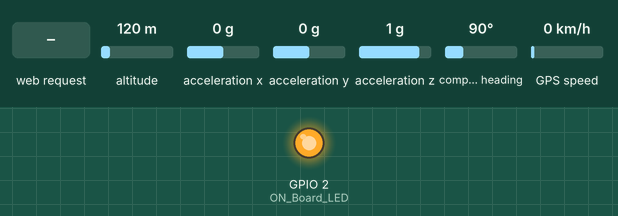
Simulated run of this sketch. Board: ESP8266 (NodeMCU). Shown: output pins drawn as LEDs (lit = HIGH). Inputs (shaded band) come from the test bench; at power-on: acceleration x 0 g, acceleration y 0 g, altitude 120 m, acceleration z 1 g, compass heading 90°, GPS speed 0 km/h. WiFi joins after 1.5 s; servers stay silent unless stated; uploads are accepted with an empty reply; the GPS gets a fix after 3 s at 37.7749, -122.4194 with 8 satellites; what the sketch prints to the serial monitor is not drawn.

Above: at 3.2 s.
3.3 s: HTTP request GET /5/on received
4.8 s: acceleration x set to -1.4 g
7.8 s: acceleration y set to -1.4 g
13.8 s: HTTP request GET /5/off received
At 14.8 s:
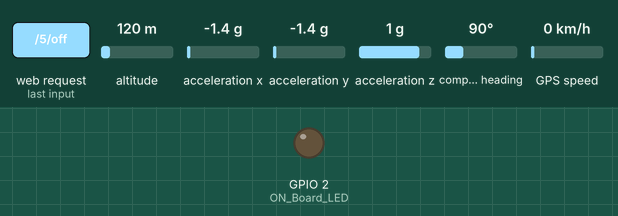
15.5 s: HTTP request GET /macros/s/ received
Timing chart, 0 to 18.0 s (numbered marks = the images above; inputs shaded):
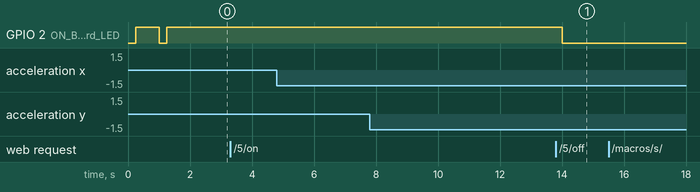

The sketch:

sketch_sep15a.ino
```cpp
// Load Wi-Fi library
#include <ESP8266WiFi.h>
#include <WiFiClientSecure.h>
#include <SoftwareSerial.h>
#include <TinyGPS++.h>
#include <WiFiClientSecure.h>

#include <Wire.h>
#include <Adafruit_Sensor.h>
#include <Adafruit_ADXL345_U.h>

Adafruit_ADXL345_Unified accel = Adafruit_ADXL345_Unified(45);

// Replace with your network credentials
const char* ssid     = "narzo 50";
const char* password = "12345678";

const int RXPin = 0, TXPin = 2;
const uint32_t GPSBaud = 9600;
SoftwareSerial gps_module(RXPin, TXPin);

TinyGPSPlus gps;

float gps_speed;
float no_of_satellites;
String satellite_orientation;

//----------------------------------------Host & httpsPort
const char* host = "script.google.com";
const int httpsPort = 443;
//----------------------------------------

WiFiClientSecure client; //--> Create a WiFiClientSecure object.

String GAS_ID = "AKfycbzDGe-JSF4geYj5AKWasyzBZ8WWaH-7XZ95Hm2PJJHoB4He67hX3OOli8f962wrU7e4"; //--> spreadsheet script ID


// Set web server port number to 80
WiFiServer server(80);

// Variable to store the HTTP request
String header;

// Auxiliar variables to store the current output state
String output5State = "off";


// Assign output variables to GPIO pins
const int output5 = 2;

// Current time
unsigned long currentTime = millis();
// Previous time
unsigned long previousTime = 0;
// Define timeout time in milliseconds (example: 2000ms = 2s)
const long timeoutTime = 2000;

#define ON_Board_LED 2  //--> Defining an On Board LED, used for indicators when the process of connecting to a wifi router

void setup() {
  Serial.begin(115200);
  // Initialize the output variables as outputs
  pinMode(output5, OUTPUT);

  // Set outputs to LOW
  digitalWrite(output5, LOW);


  gps_module.begin(GPSBaud);
  checkGPS();

  if(!accel.begin()) {
    Serial.println("Could not find a valid ADXL345 sensor, check wiring!");
    while(1);
  }
  accel.setRange(ADXL345_RANGE_16_G);

  // Connect to Wi-Fi network with SSID and password
  Serial.print("Connecting to ");
  Serial.println(ssid);
  WiFi.begin(ssid, password);
  while (WiFi.status() != WL_CONNECTED) {
     //----------------------------------------Wait for connection
  Serial.print("Connecting");
    Serial.print(".");
    //----------------------------------------Make the On Board Flashing LED on the process of connecting to the wifi router.
    digitalWrite(ON_Board_LED, LOW);
    delay(250);
    digitalWrite(ON_Board_LED, HIGH);
    delay(250);
    //----------------------------------------
  //----------------------------------------
  digitalWrite(ON_Board_LED, HIGH); //--> Turn off the On Board LED when it is connected to the wifi router.
    delay(500);
    Serial.print(".");
  }

  // Print local IP address and start web server
  Serial.println("");
  Serial.println("WiFi connected.");
  Serial.println("IP address: ");
  Serial.println(WiFi.localIP());

  server.begin();
  client.setInsecure();
}

void checkGPS() {
  if (gps.charsProcessed() < 10) {
    Serial.println(F("No GPS detected: check wiring."));
  }
}

void loop(){
  while (gps_module.available() > 0) {
     WiFiClient client = server.available();   // Listen for incoming clients

  if (client) {                             // If a new client connects,
    Serial.println("New Client.");          // print a message out in the serial port
    String currentLine = "";                // make a String to hold incoming data from the client
    currentTime = millis();
    previousTime = currentTime;
    while (client.connected() && currentTime - previousTime <= timeoutTime) { // loop while the client's connected
      currentTime = millis();
      if (client.available()) {             // if there's bytes to read from the client,
        char c = client.read();             // read a byte, then
        Serial.write(c);                    // print it out the serial monitor
        header += c;
        if (c == '\n') {                    // if the byte is a newline character
          // if the current line is blank, you got two newline characters in a row.
          // that's the end of the client HTTP request, so send a response:
          if (currentLine.length() == 0) {
            // HTTP headers always start with a response code (e.g. HTTP/1.1 200 OK)
            // and a content-type so the client knows what's coming, then a blank line:
            client.println("HTTP/1.1 200 OK");
            client.println("Content-type:text/html");
            client.println("Connection: close");
            client.println();

            // turns the GPIOs on and off
            if (header.indexOf("GET /5/on") >= 0) {
              Serial.println("GPIO 5 on");
              output5State = "on";
              digitalWrite(output5, HIGH);
            } else if (header.indexOf("GET /5/off") >= 0) {
              Serial.println("GPIO 5 off");
              output5State = "off";
              digitalWrite(output5, LOW);
            }

            // Display the HTML web page
            client.println("<!DOCTYPE html><html>");
            client.println("<head><meta name=\"viewport\" content=\"width=device-width, initial-scale=1\">");
            client.println("<link rel=\"icon\" href=\"data:,\">");
            // CSS to style the on/off buttons
            // Feel free to change the background-color and font-size attributes to fit your preferences
            client.println("<style>html { font-family: Helvetica; display: inline-block; margin: 0px auto; text-align: center;}");
            client.println(".button { background-color: #195B6A; border: none; color: white; padding: 16px 40px;");
            client.println("text-decoration: none; font-size: 30px; margin: 2px; cursor: pointer;}");
            client.println(".button2 {background-color: #77878A;}</style></head>");

            // Web Page Heading
            client.println("<body><h1>ESP8266 Web Server</h1>");

            // Display current state, and ON/OFF buttons for GPIO 5
            client.println("<p>GPIO 5 - State " + output5State + "</p>");
            // If the output5State is off, it displays the ON button
            if (output5State=="off") {
              client.println("<p><a href=\"/5/on\"><button class=\"button\">ON</button></a></p>");
            } else {
              client.println("<p><a href=\"/5/off\"><button class=\"button button2\">OFF</button></a></p>");
            }

            client.println("</body></html>");

            // The HTTP response ends with another blank line
            client.println();
            // Break out of the while loop
            break;
          } else { // if you got a newline, then clear currentLine
            currentLine = "";
          }
        } else if (c != '\r') {  // if you got anything else but a carriage return character,
          currentLine += c;      // add it to the end of the currentLine
        }
      }
    }
    // Clear the header variable
    header = "";
    // Close the connection
    client.stop();
    Serial.println("Client disconnected.");
    Serial.println("");
  }
  else if(output5State == "on"){
       if(gps.encode(gps_module.read())){
       displayInfo();
       delay(10);
       }
       else
       {
        Serial.print("Wait");
       }
  }
  }
  int age = 21;


}
void displayInfo() {
  if (gps.location.isValid()) {

  float latitude = (gps.location.lat());
  float longitude = (gps.location.lng());

  sensors_event_t event;
  accel.getEvent(&event);

  float x = event.acceleration.x;
  float y = event.acceleration.y;
  float z = event.acceleration.z;

    Serial.print("X: "); Serial.print(x); Serial.print("  ");
    Serial.print("Y: "); Serial.print(y); Serial.print("  ");
    Serial.print("Z: "); Serial.print(z); Serial.println();

    Serial.print("LAT:  ");
    Serial.println(latitude, 8);
    Serial.print("LONG: ");
    Serial.println(longitude, 8);
    gps_speed = gps.speed.kmph();
    Serial.print("Speed: ");
    Serial.println(gps_speed);
    no_of_satellites = gps.satellites.value();
    Serial.print("no_of_satellites: ");
    Serial.println(no_of_satellites);
    satellite_orientation = TinyGPSPlus::cardinal(gps.course.value());
    Serial.print("satellite_orientation");
    Serial.println(satellite_orientation);
    String string_lat =  String(latitude,8);
    String string_long =  String(longitude,8);
    String string_speed = String(gps_speed);
    int permi=1; // this veriable need to be change by using esp8266 webserver
    if(permi==1)
    {
    sendData(x,y,z,21, string_lat, string_long, "Male", "MotorCycle", "DeepJadhav",string_speed);
    }
  }
  Serial.println();
}

// Subroutine for sending data to Google Sheets
void sendData(float x, float y , float z, int age, String string_lat, String string_long, String gender, String bike_type, String driver_name, String string_speed ) {
  Serial.println("==========");
  Serial.print("connecting to ");
  Serial.println(host);

  //----------------------------------------Connect to Google host
  if (!client.connect(host, httpsPort)) {
    Serial.println("connection failed");
    return;
  }
  //----------------------------------------

  //----------------------------------------Processing data and sending data
  String string_x =  String(x);
  String string_y =  String(y);
  String string_z =  String(z);
  String string_age =  String(age);

  String url = "/macros/s/" + GAS_ID + "/exec?x=" + string_x + "&y=" + string_y + "&z=" + string_z + "&a=" + string_age + "&lat=" + string_lat + "&long=" + string_long + "&gender=" + gender + "&bike_type=" + bike_type + "&driver_name=" +  driver_name + "&bike_speed=" + string_speed ;
  Serial.print("requesting URL: ");
  Serial.println(url);

  client.print(String("GET ") + url + " HTTP/1.1\r\n" +
         "Host: " + host + "\r\n" +
         "User-Agent: BuildFailureDetectorESP8266\r\n" +
         "Connection: close\r\n\r\n");

  Serial.println("request sent");
  //----------------------------------------

  //----------------------------------------Checking whether the data was sent successfully or not
  while (client.connected()) {
    String line = client.readStringUntil('\n');
    if (line == "\r") {
      Serial.println("headers received");
      break;
    }
  }
  String line = client.readStringUntil('\n');
  if (line.startsWith("{\"state\":\"success\"")) {
    Serial.println("esp8266/Arduino CI successfull!");
  } else {
    Serial.println("esp8266/Arduino CI has failed");
  }
  Serial.print("reply was : ");
  Serial.println(line);
  Serial.println("closing connection");
  Serial.println("==========");
  Serial.println();
  delay(10);
  //----------------------------------------
}
```

Measured:
- after the input at 3.3 s, every drawn part: stays the same
- after the input at 4.8 s, every drawn part: stays the same
- after the input at 7.8 s, every drawn part: stays the same
- after the input at 13.8 s, GPIO 2 (ON_Board_LED): HIGH → LOW after 0.20 s
- after the input at 15.5 s, every drawn part: stays the same
